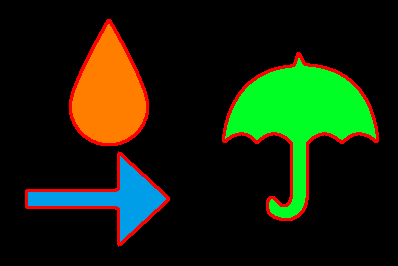
#> input picture opencv/aa.png, 398 x 266 px
$ python shape_counter.py -i aa.png -o pic2.png
#> lines starting #> are read from the running program, lines starting #| are printed output that depends on the picture; after the words box and inside, x2 and y2 are one past the last pixel; in counts of white or black regions, pixels touching at a corner belong together
"""
Implementation:

Run the following command:

python shape_counter.py -i aa.png -o pic2.png

"""

# import libraries
import argparse
import cv2 as cv
import imutils

# construct the argument parse and parse the arguments
ap = argparse.ArgumentParser()
ap.add_argument('-i', '--input', required = True, help = 'Path to the input image.')
ap.add_argument('-o', '--output', required = True, help = ' Path to the output image.')
args = vars(ap.parse_args())

''' vars  on the object to turn the parsed command line
 arguments into a Python dictionary where the key to the
 dictionary is the name of the command line argument and
 the value is value of the dictionary supplied for the
 command line argument.
 '''

# Load the input image
image = cv.imread(args['input'])
#> image is the input picture: shape (266, 398, 3); mean B, G, R 10.5, 34.2, 24.5

# convert the image to grayscale, blur it, and threshold it
gray = cv.cvtColor(image, cv.COLOR_BGR2GRAY)
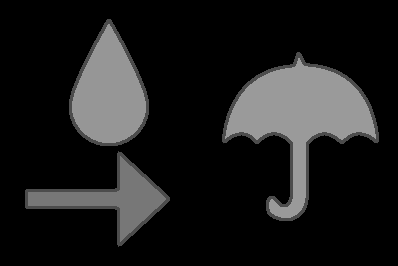
#> gray: shape (266, 398); min 0, max 154, mean 28.6
blurred = cv.GaussianBlur(gray, (5,5), 0)
thresh = cv.threshold(blurred, 60, 255, cv.THRESH_BINARY)[1]
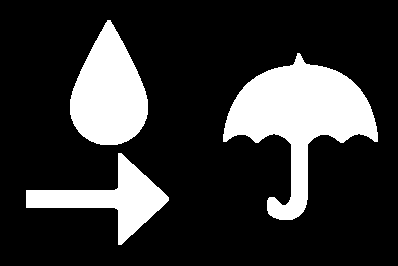
#> thresh: shape (266, 398); 20.4% white; 3 white regions

# extract contours from the image
cnts = cv.findContours(thresh.copy(), cv.RETR_EXTERNAL, cv.CHAIN_APPROX_SIMPLE)
#> cnts = 3 contours; box (x1, y1, x2, y2) and area: (223, 53, 378, 220) 10566, (70, 20, 148, 145) 6339, (26, 153, 169, 245) 4056
cnts = imutils.grab_contours(cnts)

# loop over the contours and draw them on the input image
for c in cnts:
    cv.drawContours(image, [c], -1, (255, 0, 0), 2)
#> this loop made 3 passes
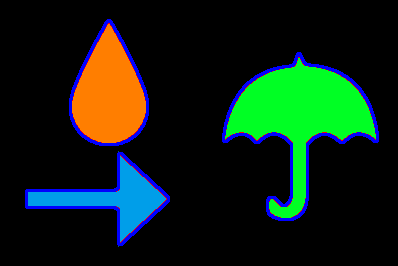
#> image: shape (266, 398, 3); 4.24% of pixels changed, all inside (x1, y1, x2, y2) = (25, 19, 379, 246)

# display the total number of shapes on the image
text = f"I found {len(cnts)} total shapes."
#> text = 'I found 3 total shapes.'
cv.putText(image, text, (20,20), cv.FONT_HERSHEY_SIMPLEX, 0.5, (0, 0, 255), 2)
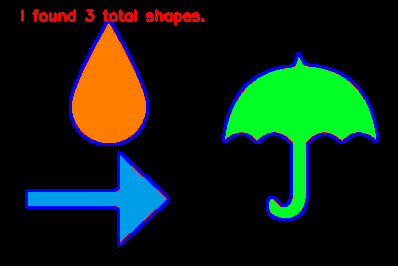
#> image: shape (266, 398, 3); 1.03% of pixels changed, all inside (x1, y1, x2, y2) = (21, 9, 205, 26)

# write the output image to disk
cv.imwrite(args['output'], image)
